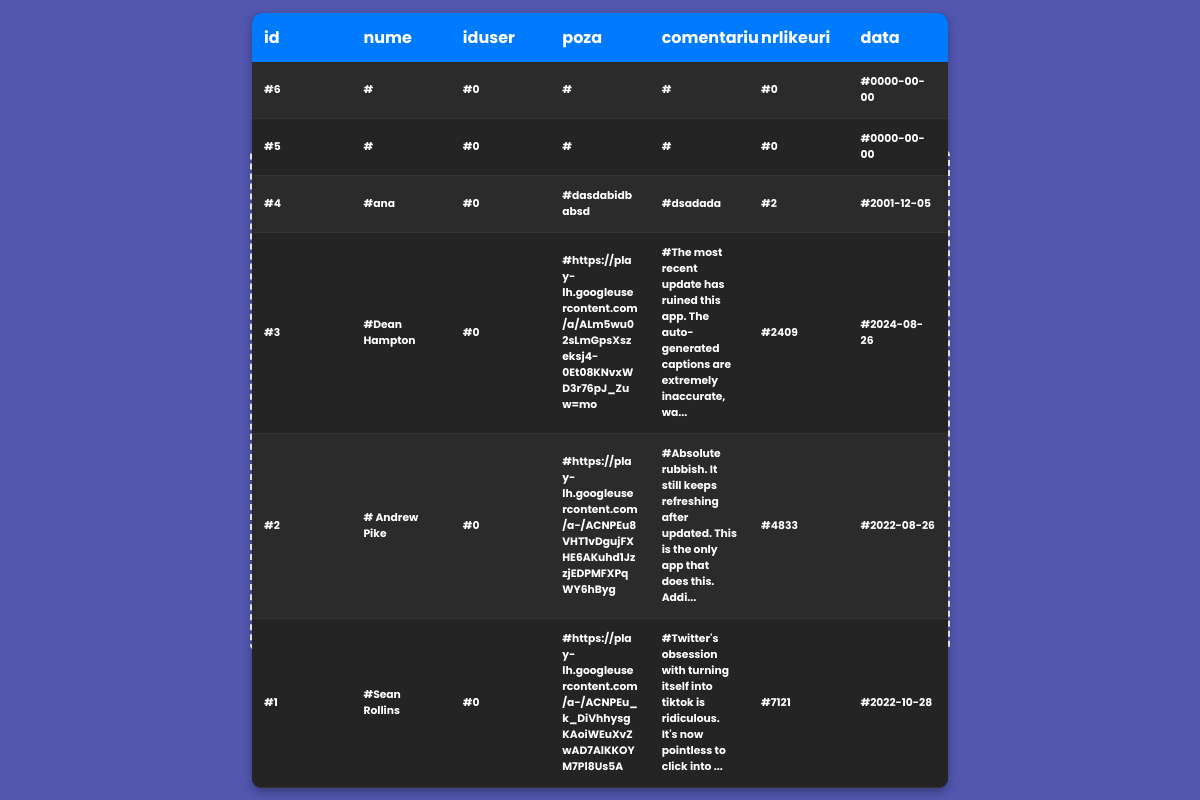
The app's page /vizualizare.php with its own data.
### tables this page shows
CREATE TABLE `tabel_postari` (
  `id` int(5) NOT NULL,
  `nume_user` varchar(255) NOT NULL,
  `id_user` int(10) NOT NULL,
  `poza_user` varchar(255) NOT NULL,
  `comentariu` varchar(255) NOT NULL,
  `numar_likeuri` int(10) NOT NULL,
  `data_comentariului` date NOT NULL
);

### vizualizare.php (the view, shortened to what this page needs)
<?php
include 'conexiune.php';
?>
<!DOCTYPE  html>
<html lang="en">
<head>
    <link rel="stylesheet" href="design.css">
    <link rel="stylesheet" href="style.css">
</head>
<body>
  <div class="drag-area">
  <table style= "color:white;">
                  <thead>
                    <tr>
                      <th >id</th>
                      <th >nume</th>
                      <th >iduser</th>
                      <th >poza</th>
                      <th >comentariu</th>
                      <th >nrlikeuri</th>
                      <th >data</th>
                    </tr>
                  </thead>
                  <tbody>
                  <?php
                    $sql="SELECT * FROM tabel_postari ORDER BY id DESC";
                    $result=mysqli_query($con,$sql);
                    if($result){
                        while($row=mysqli_fetch_assoc($result)){
                            $id=$row['id'];
                            $nume=$row['nume_user'];
                            $idus=$row['id_user'];
                            $poza=$row['poza_user'];
                            $comentariu=$row['comentariu'];
                            $nrlike=$row['numar_likeuri'];
                            $data=$row['data_comentariului'];
                            echo '
                            <tr>
                              <td>
                                  <div >
                                    <h6 >#'.$id.'</h6>
                                  </div>
                              </td>
                              <td>
                                  <div >
                                    <h6 >#'.$nume.'</h6>
                                  </div>
                              </td>
                              <td>
                                  <div >
                                    <h6 >#'.$idus.'</h6>
                                  </div>
                              </td>
                              <td>
                                  <div >
                                    <h6 >#'.$poza.'</h6>
                                  </div>
                              </td>
                              <td>
                                  <div >
                                    <h6 >#'.$comentariu.'</h6>
                                  </div>
                              </td>
                              <td>
                                  <div >
                                    <h6 >#'.$nrlike.'</h6>
                                  </div>
                              </td>
                              <td>
                                  <div >
                                    <h6 >#'.$data.'</h6>
                                  </div>
                              </td>
                            </tr>';
                        }
                    }
                            ?>
                  </tbody>
                </table>
  </div>
</body>
</html>

### design.css (style rules this page uses)
table { table-layout:fixed; font-family: Arial, sans-serif; color: #ddd; width: 100%; border-collapse: collapse; border-radius: 10px; overflow: hidden; box-shadow: 0 4px 8px rgba(0, 0, 0, 0.3); background-color: #1f1f1f; }
thead { background-color: #007BFF; color: #ffffff; }
thead th { padding: 12px; text-align: left; font-size: 16px; }
tbody tr { border-bottom: 1px solid #333; }
td:first-child { width: 33% ; }
tbody tr:nth-child(odd) { background-color: #2b2b2b; }
tbody tr:nth-child(even) { background-color: #242424; }
tbody td { word-wrap: break-word; white-space: normal; padding: 12px; text-align: left; }
tbody tr:last-child td { border-bottom: none; }

### style.css (style rules this page uses)
* { margin: 0; padding: 0; box-sizing: border-box; font-family: "Poppins", sans-serif; }
body { display: flex; align-items: center; justify-content: center; min-height: 100vh; background: #5256ad; }
.drag-area { border: 2px dashed #fff; height: 500px; width: 700px; border-radius: 5px; display: flex; align-items: center; justify-content: center; flex-direction: column; }

### records on screen
tabel_postari: id "6", id_user "0", numar_likeuri "0", data_comentariului "0000-00-00"
tabel_postari: id "5", id_user "0", numar_likeuri "0", data_comentariului "0000-00-00"
tabel_postari: id "4", nume_user "ana", id_user "0", poza_user "dasdabidbabsd", comentariu "dsadada", numar_likeuri "2", data_comentariului "2001-12-05"
tabel_postari: id "3", nume_user "Dean Hampton", id_user "0", poza_user "https://play-lh.googleusercontent.com/a/ALm5wu02sLmGpsXszeksj4-0Et08KNvxWD3r76pJ_Zuw=mo", comentariu "The most recent update has ruined this app. The auto-generated captions are extremely inaccurate, wa...", numar_likeuri "2409", data_comentariului "2024-08-26"
tabel_postari: id "2", nume_user "Andrew Pike", id_user "0", poza_user "https://play-lh.googleusercontent.com/a-/ACNPEu8VHT1vDgujFXHE6AKuhd1JzzjEDPMFXPqWY6hByg", comentariu "Absolute rubbish. It still keeps refreshing after updated. This is the only app that does this. Addi...", numar_likeuri "4833", data_comentariului "2022-08-26"
tabel_postari: id "1", nume_user "Sean Rollins", id_user "0", poza_user "https://play-lh.googleusercontent.com/a-/ACNPEu_k_DiVhhysgKAoiWEuXvZwAD7AlKKOYM7Pl8Us5A", comentariu "Twitter's obsession with turning itself into tiktok is ridiculous. It's now pointless to click into ...", numar_likeuri "7121", data_comentariului "2022-10-28"
